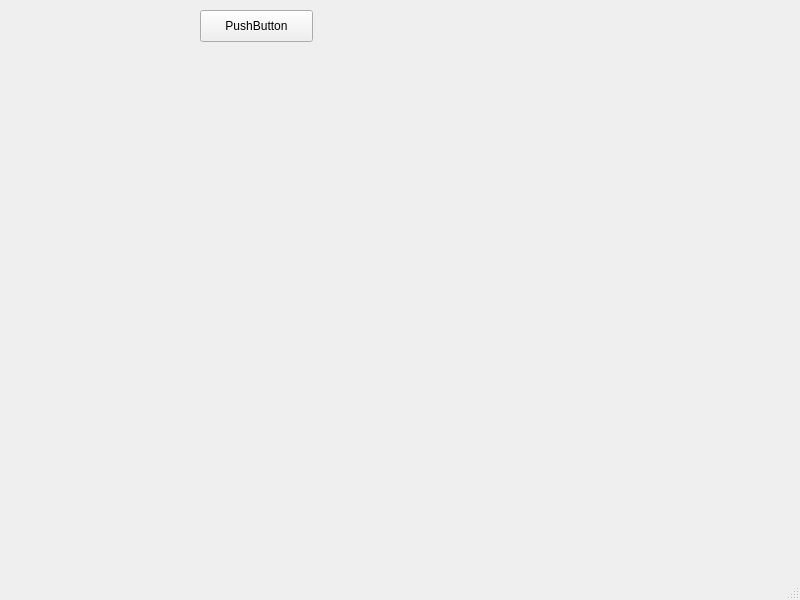
<?xml version="1.0" encoding="UTF-8"?>
<ui version="4.0">
 <class>MainWindow</class>
 <widget class="QMainWindow" name="MainWindow">
  <property name="geometry">
   <rect>
    <x>0</x>
    <y>0</y>
    <width>800</width>
    <height>600</height>
   </rect>
  </property>
  <property name="windowTitle">
   <string>MainWindow</string>
  </property>
  <widget class="QWidget" name="centralwidget">
   <widget class="QPushButton" name="pushButton">
    <property name="geometry">
     <rect>
      <x>200</x>
      <y>10</y>
      <width>113</width>
      <height>32</height>
     </rect>
    </property>
    <property name="text">
     <string>PushButton</string>
    </property>
   </widget>
  </widget>
  <widget class="QMenuBar" name="menubar">
   <property name="geometry">
    <rect>
     <x>0</x>
     <y>0</y>
     <width>800</width>
     <height>24</height>
    </rect>
   </property>
  </widget>
  <widget class="QStatusBar" name="statusbar"/>
 </widget>
 <resources/>
 <connections/>
</ui>
